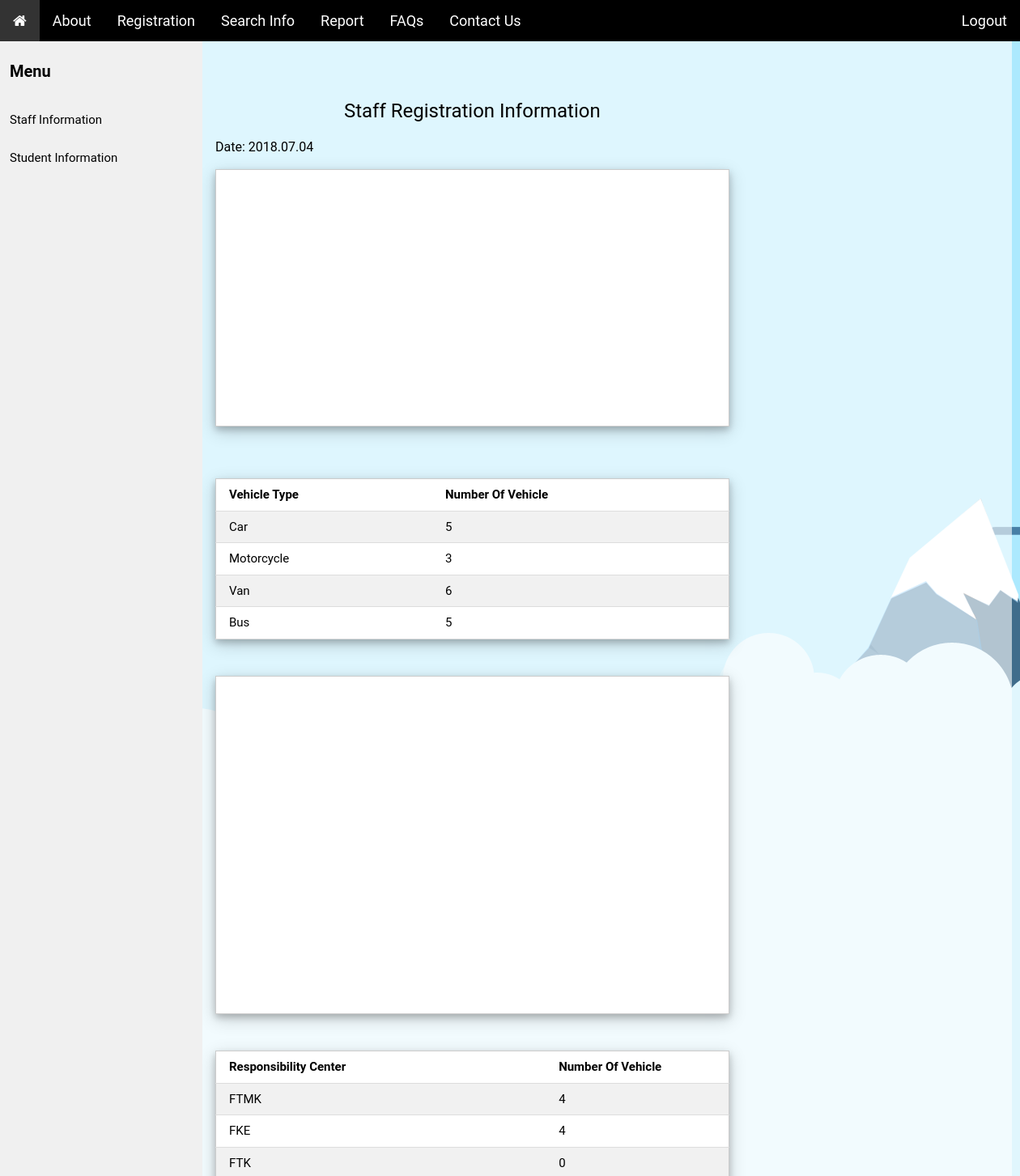
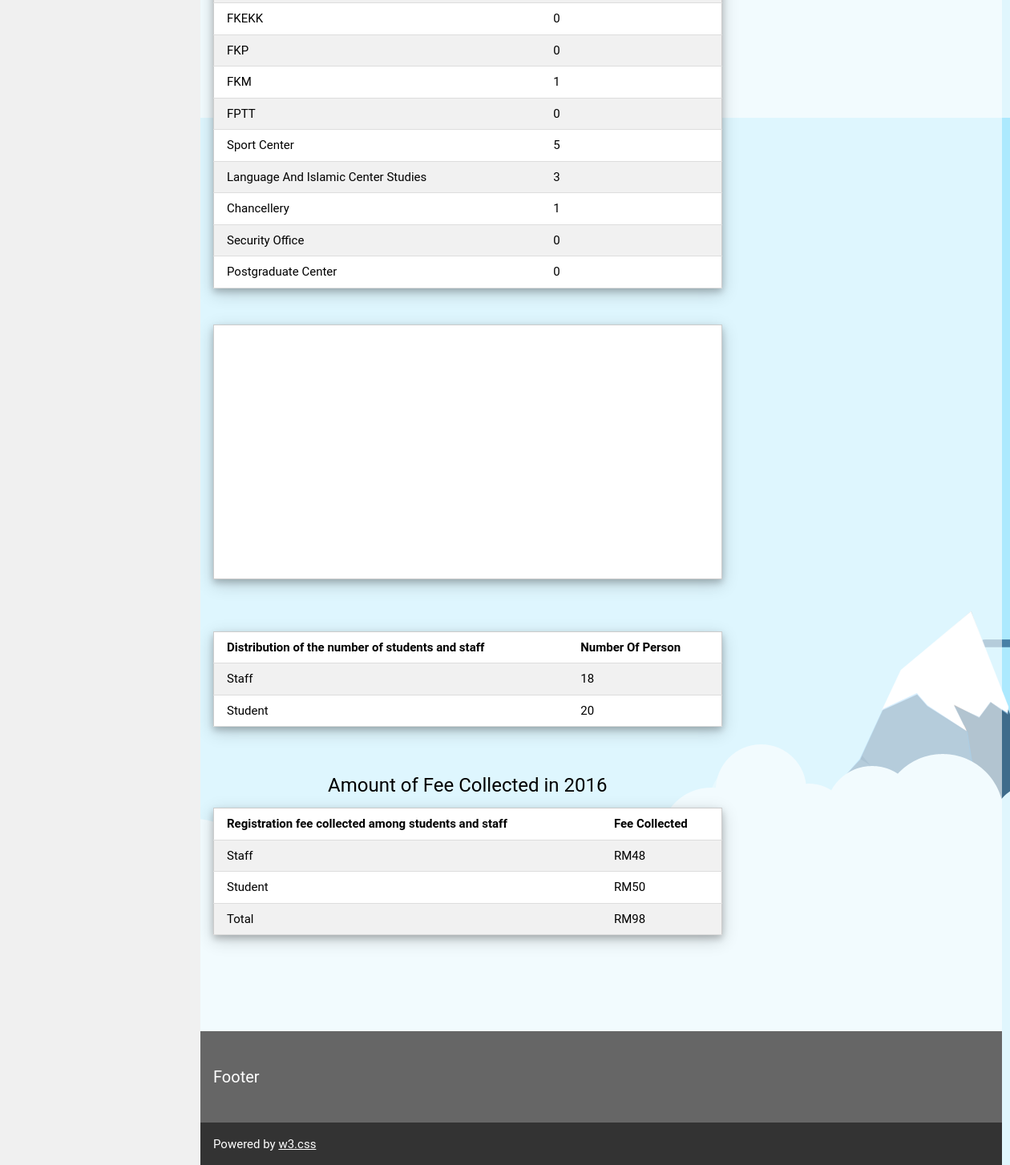
The page /uvrs/admin/report/staffpiechart.php on the database its author committed (2 pictures, top to bottom).
### tables this page shows
CREATE TABLE `payment` (
  `payment_category` varchar(50) NOT NULL,
  `fee_collected` int(50) NOT NULL
);

### uvrs/admin/report/staffpiechart.php (the view, shortened to what this page needs)
<!DOCTYPE html>
<html>
<link rel="stylesheet" href="/Asyraf/uvrs/admin/w3.css">
<link rel="stylesheet" href="/Asyraf/uvrs/admin/w3-theme-black.css">
<link rel="stylesheet" href="/Asyraf/uvrs/admin/font-awesome-4.7.0/font-awesome-4.7.0/css/font-awesome.min.css">
<head>
</head>
<body>
<div class="w3-top">
  <ul class="w3-navbar w3-theme w3-top w3-left-align w3-large">
    <li><a href="/Asyraf/uvrs/admin/index.php" class="w3-theme-l1 w3-large"><i class="fa fa-home"></i></a></li>
    <li class="w3-hide-small"><a href="/Asyraf/uvrs/admin/about.php" class="w3-hover-white">About</a></li>
    <li class="w3-hide-small"><a href="/Asyraf/uvrs/admin/register/registerstaff.php" class="w3-hover-white">Registration</a></li>
    <li class="w3-hide-small"><a href="/Asyraf/uvrs/admin/search/searchstaff.php" class="w3-hover-white">Search Info</a></li>
    <li class="w3-hide-small"><a href="staffpiechart.php" class="w3-hover-white">Report</a></li>
    <li class="w3-hide-medium w3-hide-small"><a href="/Asyraf/uvrs/admin/faq.php" class="w3-hover-white">FAQs</a></li>
    <li class="w3-hide-medium w3-hide-small"><a href="/Asyraf/uvrs/admin/contact.php" class="w3-hover-white">Contact Us</a></li>
    <li style = "float:right" class="w3-hide-medium w3-hide-small"><a href="/Asyraf/uvrs/admin/logout.php" class="w3-hover-red">Logout</a></li>
  </ul>
</div>
<nav class="w3-sidenav w3-collapse w3-theme-l5 w3-animate-left" style="z-index:3;width:250px;margin-top:51px;" id="mySidenav">
  <h4><b>Menu</b></h4>
  <a href="staffpiechart.php" class="w3-hover-black">Staff Information</a>
  <a href="studentpiechart.php" class="w3-hover-black">Student Information</a>
</nav>
<div class="w3-main" style="margin-left:250px;width:1000px;background-color:rgba(255, 255, 255,0.6)"">
<br>
<?php
    include '../connect.php';
  $query = "select * from vehicle_staff where vehicle_type = 'car'";
  $query1 = "select * from vehicle_staff where vehicle_type = 'motorcycle'";
  $query2 = "select * from vehicle_staff where vehicle_type = 'van'";
  $query3 = "select * from vehicle_staff where vehicle_type = 'bus'";
	$query4 = "select * from staff where location = 'FTMK'";
	$query5 = "select * from staff where location = 'FKE'";
	$query6 = "select * from staff where location = 'Sport Center'";
	$query7 = "select * from staff where location = 'Language And Islamic Studies Center'";
	$query8 = "select * from staff";
	$query9 = "select * from student";
  $query10 = "select * from payment where payment_category = 'staff'";
  $query11 = "select * from payment where payment_category = 'student'";
  $query12 = "select * from payment where payment_category = 'total'";
  $query16 = "select * from staff where location = 'FKM'";
  $query18 = "select * from staff where location = 'Chancellery'";
	$car = 0;
	$motorcycle = 0;
	$van = 0;
	$bus = 0;
	$FTMK = 0;
	$pbpi = 0;
	$FKE = 0;
  $FKEKK = 0;
  $FPTT = 0;
  $FTK = 0;
  $FKM = 0;
  $FKP = 0;
  $chancellery = 0;
  $security = 0;
  $postgraduate = 0;
	$numstaff = 0;
	$numstudent = 0;
	$sportcenter = 0;
  $feestaff = 0;
  $feestudent = 0;
  $feetotal = 0;
  $result = $conn->query( $query );
	$result1 = $conn->query( $query1);
	$result2 = $conn->query( $query2);
	$result3 = $conn->query( $query3);
	$result4 = $conn->query( $query4);
	$result5 = $conn->query( $query5);
	$result6 = $conn->query( $query6);
	$result7 = $conn->query( $query7);
	$result8 = $conn->query( $query8);
	$result9 = $conn->query( $query9);
  $result10 = $conn->query( $query10);
	$result11 = $conn->query( $query11);
	$result12 = $conn->query( $query12);
	$result16 = $conn->query( $query16);
	$result18 = $conn->query( $query18);
  $num_results = $result->num_rows;
  $num_results1 = $result1->num_rows;
  $num_results2 = $result2->num_rows;
  $num_results3 = $result3->num_rows;
	$num_results4 = $result4->num_rows;
	$num_results5 = $result5->num_rows;
	$num_results6 = $result6->num_rows;
	$num_results7 = $result7->num_rows;
	$num_results8 = $result8->num_rows;
	$num_results9 = $result9->num_rows;
    if( ($num_results)||($num_results1)||($num_results2)||($num_results3)||($num_results4)||($num_results5)||($num_results6)||($num_results7)||($num_results8)||($num_results9) > 0){
        while( $row = $result->fetch_assoc() ){
            extract($row);
			$car = $car + 1;
        }
		while( $row = $result1->fetch_assoc() ){
            extract($row);
			$motorcycle = $motorcycle + 1;
        }
		while( $row = $result2->fetch_assoc() ){
            extract($row);
			$van = $van + 1;
        }
		while( $row = $result3->fetch_assoc() ){
            extract($row);
			$bus = $bus + 1;
        }
		while( $row = $result4->fetch_assoc() ){
            extract($row);
			$FTMK = $FTMK + 1;
		}
		while( $row = $result5->fetch_assoc() ){
            extract($row);
			$FKE = $FKE + 1;
		}
		while( $row = $result6->fetch_assoc() ){
            extract($row);
			$sportcenter = $sportcenter + 1;
		}
		while( $row = $result7->fetch_assoc() ){
            extract($row);
			$pbpi = $pbpi + 1;
		}
		while( $row = $result8->fetch_assoc() ){
            extract($row);
			$numstaff = $numstaff + 1;
		}
		while( $row = $result9->fetch_assoc() ){
            extract($row);
			$numstudent = $numstudent + 1;
		}
    while( $row = $result10->fetch_assoc() ){
            extract($row);
			$feestaff = $row['fee_collected'];
		}
    while( $row = $result11->fetch_assoc() ){
            extract($row);
			$feestudent = $row['fee_collected'];
		}
    while( $row = $result12->fetch_assoc() ){
            extract($row);
			$feetotal = $row['fee_collected'];
		}
    while( $row = $result16->fetch_assoc() ){
            extract($row);
			$FKM= $FKM + 1;
		}
    while( $row = $result18->fetch_assoc() ){
            extract($row);
			$chancellery= $chancellery + 1;
		}
    }
?>
  <div class="w3-row w3-padding-64">
  <div class="w3-twothird w3-container">
	 <h3 class="w3-text-black w3-center">Staff Registration Information</h3>
   	 <p><h6><?php echo "Date: " . date("Y.m.d") . "<br>";?></h6></p>
		<div class = "w3-border w3-padding w3-white w3-card-4">
			<div id="piechart_3d" style="width: 500px; height: 300px;"></div>
		</div>
	</div>
  </div>
  <div class="w3-twothird w3-container">
  <table class="w3-table-all w3-hoverable w3-card-4 ">
    <tr>
      <th>Vehicle Type</th>
      <th>Number Of Vehicle</th>
    </tr>
    <tr>
      <td>Car</td>
      <td><?php echo $car ?></td>
    </tr>
    <tr>
      <td>Motorcycle</td>
      <td><?php echo $motorcycle ?></td>
    </tr>
    <tr>
      <td>Van</td>
      <td><?php echo $van ?></td>
    </tr>
    <tr>
      <td>Bus</td>
      <td><?php echo $bus ?></td>
    </tr>
  </table>
  <br>
  <br>
</div>
  <div class="w3-row">
    <div class="w3-twothird w3-container">
		<div class = "w3-border w3-padding w3-white w3-card-4">
			<div id="location_chart" style="width: 600px; height: 400px;"></div>
		</div>
    </div>
  </div>
<div class="w3-twothird w3-container">
<br>
<br>
  <table class="w3-table-all w3-hoverable w3-card-4 ">
    <tr>
      <th>Responsibility Center</th>
      <th>Number Of Vehicle</th>
    </tr>
    <tr>
      <td>FTMK</td>
      <td><?php echo $FTMK ?></td>
    </tr>
    <tr>
      <td>FKE</td>
      <td><?php echo $FKE ?></td>
    </tr>
    <tr>
      <td>FTK</td>
      <td><?php echo $FTK ?></td>
    </tr>
    <tr>
      <td>FKEKK</td>
      <td><?php echo $FKEKK ?></td>
    </tr>
    <tr>
      <td>FKP</td>
      <td><?php echo $FKP ?></td>
    </tr>
    <tr>
      <td>FKM</td>
      <td><?php echo $FKM ?></td>
    </tr>
    <tr>
      <td>FPTT</td>
      <td><?php echo $FPTT ?></td>
    </tr>
    <tr>
      <td>Sport Center</td>
      <td><?php echo $sportcenter ?></td>
    </tr>
    <tr>
      <td>Language And Islamic Center Studies</td>
      <td><?php echo $pbpi ?></td>
    </tr>
    <tr>
      <td>Chancellery</td>
      <td><?php echo $chancellery ?></td>
    </tr>
    <tr>
      <td>Security Office</td>
      <td><?php echo $security ?></td>
    </tr>
    <tr>
      <td>Postgraduate Center</td>
      <td><?php echo $postgraduate ?></td>
    </tr>
  </table>
  <br>
  <br>
</div>
  <div class="w3-row w3-padding-64">
    <div class="w3-twothird w3-container">
		<div class = "w3-border w3-padding w3-white   w3-card-4">
			<div id="portion_chart" style="width:500px; height: 300px;"></div>
		</div>
    </div>
  </div>
<div class="w3-twothird w3-container">
  <table class="w3-table-all w3-hoverable w3-card-4 ">
    <tr>
      <th>Distribution of the number of students and staff</th>
      <th>Number Of Person</th>
    </tr>
    <tr>
      <td>Staff</td>
      <td><?php echo $numstaff ?></td>
    </tr>
    <tr>
      <td>Student</td>
      <td><?php echo $numstudent ?></td>
    </tr>
  </table>
  <br>
  <br>
</div>
<div class="w3-twothird w3-container">
  <h3 class="w3-text-black w3-center">Amount of Fee Collected in 2016</h3>
  <table class="w3-table-all w3-hoverable w3-card-4 ">
    <tr>
      <th>Registration fee collected among students and staff</th>
      <th>Fee Collected</th>
    </tr>
    <tr>
      <td>Staff</td>
      <td>RM<?php echo $feestaff ?></td>
    </tr>
    <tr>
      <td>Student</td>
      <td>RM<?php echo $feestudent ?></td>
    </tr>
    <tr>
      <td>Total</td>
      <td>RM<?php echo $feetotal ?></td>
    </tr>
  </table>
  <br>
  <br>
</div>
  <footer id="myFooter">
    <div class="w3-container w3-theme-l2 w3-padding-32" style="margin-top:500px">
      <h4>Footer</h4>
    </div>
    <div class="w3-container w3-theme-l1">
      <p>Powered by <a href="http://www.w3schools.com/w3css/default.asp" target="_blank">w3.css</a></p>
    </div>
  </footer>
</div>
</body>
</html>

### uvrs/admin/w3-theme-black.css (style rules this page uses)
.w3-theme-l5 { color:#000 !important; background-color:#f0f0f0 !important }
.w3-theme-l2 { color:#fff !important; background-color:#666666 !important }
.w3-theme-l1 { color:#fff !important; background-color:#333333 !important }
.w3-theme { color:#fff !important; background-color:#000000 !important }

### uvrs/admin/report/staffpiechart.php (style rules this page uses)
html,body,h1,h2,h3,h4,h5,h6 { font-family: "Roboto", sans-serif }
.w3-sidenav a,.w3-sidenav h4 { padding: 12px; }
.w3-navbar li a { padding-top: 12px; padding-bottom: 12px; }
body { background-image: url('../images/background.png'); }

### rows shown on the page
payment: fee_collected "48"
payment: fee_collected "50"
payment: fee_collected "98"

### other values the page prints
$car "5"
$motorcycle "3"
$van "6"
$bus "5"
$FTMK "4"
$FKE "4"
$FTK "0"
$FKEKK "0"
$FKP "0"
$FKM "1"
$FPTT "0"
$sportcenter "5"
$pbpi "3"
$chancellery "1"
$security "0"
